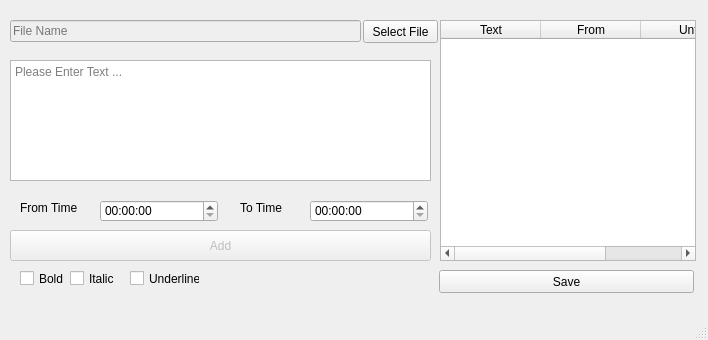
<?xml version="1.0" encoding="UTF-8"?>
<ui version="4.0">
 <class>MainWindow</class>
 <widget class="QMainWindow" name="MainWindow">
  <property name="geometry">
   <rect>
    <x>0</x>
    <y>0</y>
    <width>708</width>
    <height>340</height>
   </rect>
  </property>
  <property name="windowTitle">
   <string>MainWindow</string>
  </property>
  <widget class="QWidget" name="centralwidget">
   <widget class="QTextEdit" name="txtText">
    <property name="enabled">
     <bool>true</bool>
    </property>
    <property name="geometry">
     <rect>
      <x>10</x>
      <y>60</y>
      <width>421</width>
      <height>121</height>
     </rect>
    </property>
    <property name="placeholderText">
     <string>Please Enter Text ...</string>
    </property>
   </widget>
   <widget class="QTimeEdit" name="txtFromTime">
    <property name="geometry">
     <rect>
      <x>100</x>
      <y>200</y>
      <width>118</width>
      <height>22</height>
     </rect>
    </property>
    <property name="displayFormat">
     <string>hh:mm:ss</string>
    </property>
   </widget>
   <widget class="QTimeEdit" name="txtToTime">
    <property name="geometry">
     <rect>
      <x>310</x>
      <y>200</y>
      <width>118</width>
      <height>22</height>
     </rect>
    </property>
    <property name="displayFormat">
     <string>hh:mm:ss</string>
    </property>
   </widget>
   <widget class="QLabel" name="label">
    <property name="geometry">
     <rect>
      <x>20</x>
      <y>200</y>
      <width>71</width>
      <height>16</height>
     </rect>
    </property>
    <property name="text">
     <string>From Time</string>
    </property>
   </widget>
   <widget class="QLabel" name="label_2">
    <property name="geometry">
     <rect>
      <x>240</x>
      <y>200</y>
      <width>55</width>
      <height>16</height>
     </rect>
    </property>
    <property name="text">
     <string>To Time</string>
    </property>
   </widget>
   <widget class="QPushButton" name="btnSet">
    <property name="enabled">
     <bool>false</bool>
    </property>
    <property name="geometry">
     <rect>
      <x>10</x>
      <y>230</y>
      <width>421</width>
      <height>31</height>
     </rect>
    </property>
    <property name="text">
     <string>Add</string>
    </property>
   </widget>
   <widget class="QLineEdit" name="txtFileName">
    <property name="enabled">
     <bool>false</bool>
    </property>
    <property name="geometry">
     <rect>
      <x>10</x>
      <y>20</y>
      <width>351</width>
      <height>22</height>
     </rect>
    </property>
    <property name="placeholderText">
     <string>File Name</string>
    </property>
   </widget>
   <widget class="QTableWidget" name="tblData">
    <property name="geometry">
     <rect>
      <x>440</x>
      <y>20</y>
      <width>256</width>
      <height>241</height>
     </rect>
    </property>
    <column>
     <property name="text">
      <string>Text</string>
     </property>
    </column>
    <column>
     <property name="text">
      <string>From</string>
     </property>
    </column>
    <column>
     <property name="text">
      <string>Until</string>
     </property>
    </column>
   </widget>
   <widget class="QPushButton" name="btnSelectFile">
    <property name="geometry">
     <rect>
      <x>363</x>
      <y>20</y>
      <width>75</width>
      <height>23</height>
     </rect>
    </property>
    <property name="text">
     <string>Select File</string>
    </property>
   </widget>
   <widget class="QPushButton" name="btnSave">
    <property name="geometry">
     <rect>
      <x>439</x>
      <y>270</y>
      <width>255</width>
      <height>23</height>
     </rect>
    </property>
    <property name="text">
     <string>Save</string>
    </property>
   </widget>
   <widget class="QCheckBox" name="chkBold">
    <property name="geometry">
     <rect>
      <x>20</x>
      <y>270</y>
      <width>70</width>
      <height>17</height>
     </rect>
    </property>
    <property name="text">
     <string>Bold</string>
    </property>
   </widget>
   <widget class="QCheckBox" name="chkItalic">
    <property name="geometry">
     <rect>
      <x>70</x>
      <y>270</y>
      <width>70</width>
      <height>17</height>
     </rect>
    </property>
    <property name="text">
     <string>Italic</string>
    </property>
   </widget>
   <widget class="QCheckBox" name="chkUnderline">
    <property name="geometry">
     <rect>
      <x>130</x>
      <y>270</y>
      <width>70</width>
      <height>17</height>
     </rect>
    </property>
    <property name="text">
     <string>Underline</string>
    </property>
   </widget>
  </widget>
  <widget class="QMenuBar" name="menubar">
   <property name="geometry">
    <rect>
     <x>0</x>
     <y>0</y>
     <width>708</width>
     <height>21</height>
    </rect>
   </property>
  </widget>
  <widget class="QStatusBar" name="statusbar"/>
 </widget>
 <resources/>
 <connections/>
</ui>
